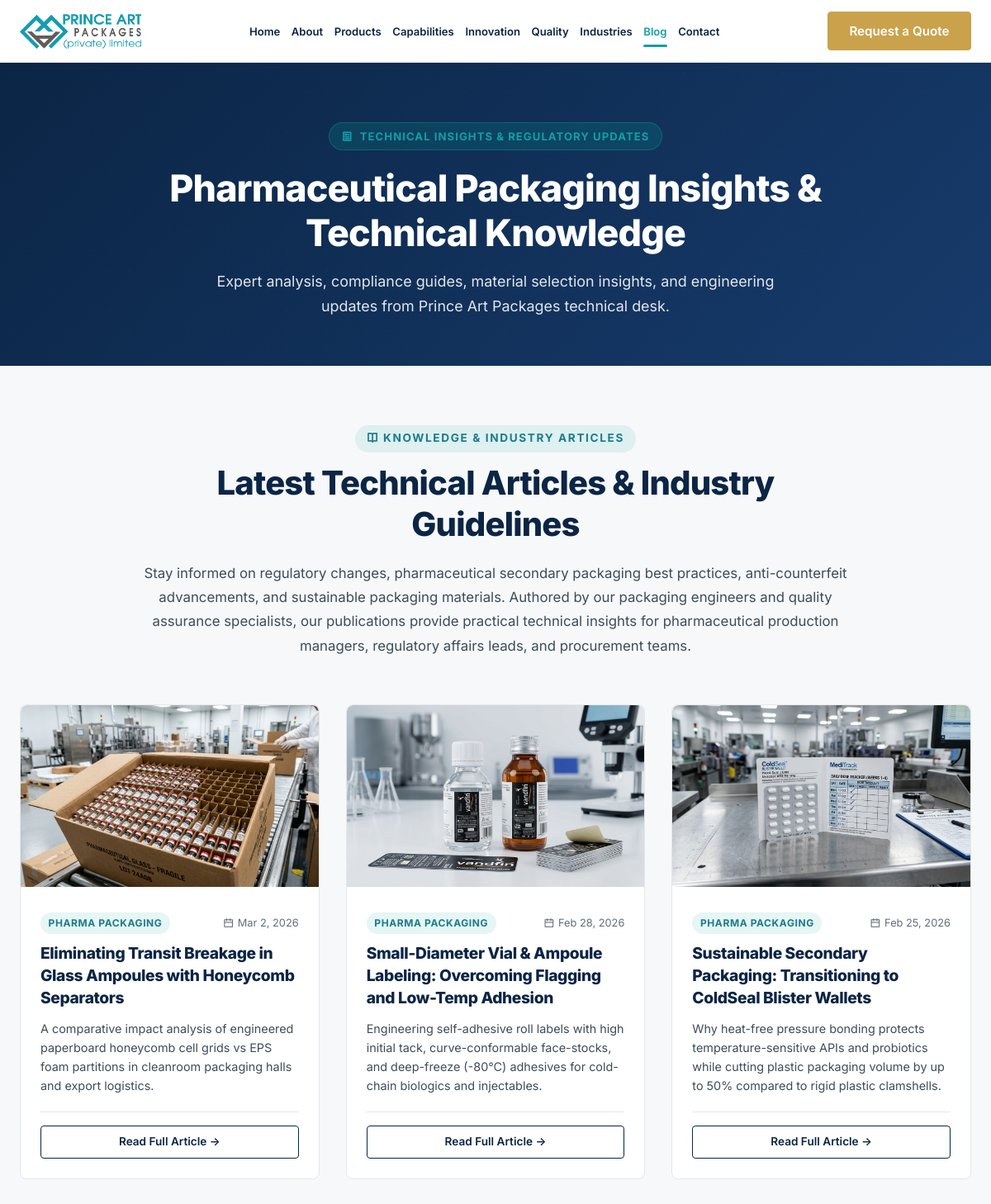
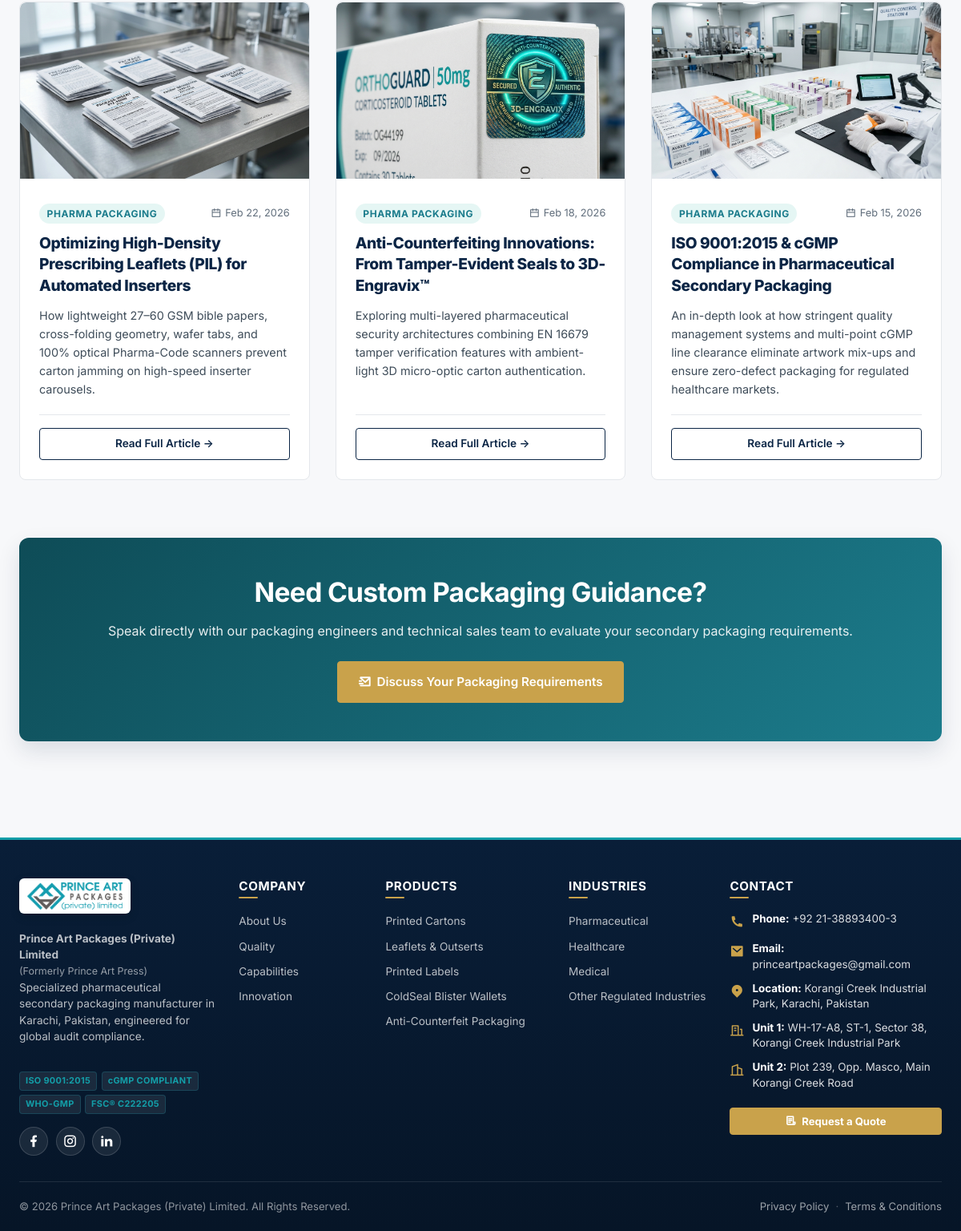
Page /public_site/blog.php on the committed database (2 pictures, top to bottom).
### tables this page shows
CREATE TABLE `nav_links` (
  `id` int(11) NOT NULL AUTO_INCREMENT,
  `label` varchar(100) NOT NULL,
  `url` varchar(500) NOT NULL,
  `sort_order` int(11) NOT NULL DEFAULT 0,
  `is_active` tinyint(1) NOT NULL DEFAULT 1,
  `open_new_tab` tinyint(1) NOT NULL DEFAULT 0,
  PRIMARY KEY (`id`),
  KEY `idx_nav_active_sort` (`is_active`,`sort_order`)
);

CREATE TABLE `cta_buttons` (
  `id` int(11) NOT NULL AUTO_INCREMENT,
  `page_id` int(11) NOT NULL,
  `label` varchar(150) NOT NULL,
  `url` varchar(500) NOT NULL,
  `action_type` varchar(20) NOT NULL DEFAULT 'link',
  `style` enum('btn-gold','btn-teal','btn-navy','btn-outline-navy') NOT NULL DEFAULT 'btn-gold',
  `icon` varchar(100) DEFAULT NULL,
  `placement` varchar(100) NOT NULL,
  `sort_order` int(11) NOT NULL DEFAULT 0,
  `is_active` tinyint(1) NOT NULL DEFAULT 1,
  PRIMARY KEY (`id`),
  KEY `idx_cta_page_placement` (`page_id`,`placement`),
  KEY `idx_cta_active_sort` (`is_active`,`sort_order`),
  CONSTRAINT `cta_buttons_ibfk_1` FOREIGN KEY (`page_id`) REFERENCES `pages` (`id`) ON DELETE CASCADE
);

CREATE TABLE `content_blocks` (
  `id` int(11) NOT NULL AUTO_INCREMENT,
  `page_id` int(11) NOT NULL,
  `block_key` varchar(100) NOT NULL,
  `block_type` enum('text','richtext','image') NOT NULL DEFAULT 'text',
  `content` text DEFAULT NULL,
  `sort_order` int(11) DEFAULT 0,
  PRIMARY KEY (`id`),
  UNIQUE KEY `unique_block_per_page` (`page_id`,`block_key`),
  CONSTRAINT `content_blocks_ibfk_1` FOREIGN KEY (`page_id`) REFERENCES `pages` (`id`) ON DELETE CASCADE
);

CREATE TABLE `blog_posts` (
  `id` int(11) NOT NULL AUTO_INCREMENT,
  `title` varchar(200) NOT NULL,
  `slug` varchar(200) NOT NULL,
  `excerpt` varchar(300) DEFAULT NULL,
  `content` text DEFAULT NULL,
  `image_path` varchar(255) DEFAULT NULL,
  `meta_title` varchar(160) DEFAULT NULL,
  `meta_description` varchar(300) DEFAULT NULL,
  `is_published` tinyint(1) DEFAULT 0,
  `published_at` timestamp NULL DEFAULT NULL,
  `created_at` timestamp NOT NULL DEFAULT current_timestamp(),
  PRIMARY KEY (`id`),
  UNIQUE KEY `slug` (`slug`),
  KEY `idx_posts_pub_date` (`is_published`,`published_at`)
);

### public_site/blog.php (the view, shortened to what this page needs)
<?php
$pageSlug = 'blog';
require __DIR__ . '/includes/header.php';
$pdo = get_db();
$posts = $pdo->query("SELECT * FROM blog_posts WHERE is_published = 1 ORDER BY published_at DESC LIMIT 12")->fetchAll();
?>
<section class="page-hero-section" style="background: linear-gradient(135deg, var(--navy-dark) 0%, #173b6c 100%); color: #ffffff; padding: 4.5rem 0 3.5rem 0; position: relative; overflow: hidden; text-align: center;">
  <div style="position: absolute; top: 0; left: 0; right: 0; bottom: 0; opacity: 0.05; background-image: radial-gradient(var(--teal-primary) 1px, transparent 1px); background-size: 24px 24px;"></div>
  <div class="container" style="position: relative; z-index: 2; max-width: 860px; margin: 0 auto;">
    <span class="hero-badge-item" style="display: inline-flex; align-items: center; gap: 0.5rem; background: rgba(0,168,150,0.18); color: var(--teal-brand); border: 1px solid rgba(0,168,150,0.35); padding: 0.35rem 0.9rem; border-radius: 30px; font-size: 0.82rem; font-weight: 700; letter-spacing: 0.08em; text-transform: uppercase; margin-bottom: 1.25rem;">
      <i class="ri-article-line"></i> <?= h(get_content('blog', 'hero_eyebrow', 'TECHNICAL INSIGHTS & REGULATORY UPDATES')) ?>
    </span>
    <h1 style="font-size: 2.8rem; font-weight: 800; color: #ffffff; line-height: 1.2; margin-bottom: 1rem;">
      <?= h(get_content('blog', 'hero_title', 'Pharmaceutical Packaging Insights & Technical Knowledge')) ?>
    </h1>
    <p style="font-size: 1.12rem; line-height: 1.7; color: rgba(255,255,255,0.88); margin: 0 auto; max-width: 720px;">
      <?= h(get_content('blog', 'hero_intro', 'Expert analysis, compliance guides, material selection insights, and engineering updates from Prince Art Packages technical desk.')) ?>
    </p>
  </div>
</section>
<section class="section" style="padding: 4.5rem 0; background: var(--bg-body);">
  <div class="container">
    <div class="section-header" style="text-align: center; max-width: 880px; margin: 0 auto 3.5rem auto;">
      <span class="section-subtitle" style="display: inline-block; font-size: 0.85rem; font-weight: 700; letter-spacing: 0.12em; color: var(--teal-primary); text-transform: uppercase; margin-bottom: 0.75rem; background: rgba(0,168,150,0.1); padding: 0.35rem 0.85rem; border-radius: 30px;">
        <i class="ri-book-open-line"></i> <?= h(get_content('blog', 'sec_subtitle', 'KNOWLEDGE & INDUSTRY ARTICLES')) ?>
      </span>
      <h2 style="font-size: 2.5rem; color: var(--navy-dark); font-weight: 800; line-height: 1.25; margin-bottom: 1.25rem;">
        <?= h(get_content('blog', 'sec_h2_title', 'Latest Technical Articles & Industry Guidelines')) ?>
      </h2>
      <p style="font-size: 1.05rem; line-height: 1.75; color: var(--text-body); margin: 0 auto;">
        <?= h(get_content('blog', 'sec_h2_intro', 'Stay informed on regulatory changes, pharmaceutical secondary packaging best practices, anti-counterfeit advancements, and sustainable packaging materials. Authored by our packaging engineers and quality assurance specialists, our publications provide practical technical insights for pharmaceutical production managers, regulatory affairs leads, and procurement teams.')) ?>
      </p>
    </div>
    <div class="grid-3-products" style="gap: 2rem;">
      <?php foreach ($posts as $post): ?>
        <div class="product-card" style="display: flex; flex-direction: column; height: 100%;">
          <a href="blog-post.php?slug=<?= urlencode($post['slug']) ?>" style="text-decoration: none; color: inherit; display: block; overflow: hidden; border-radius: 8px 8px 0 0;">
            <img src="<?= h($post['image_path']) ?>" class="card-img-top" alt="<?= h($post['title']) ?>" style="height: 220px; width: 100%; object-fit: cover; transition: transform 0.3s ease;">
          </a>
          <div class="card-body" style="padding: 1.5rem; display: flex; flex-direction: column; flex-grow: 1; justify-content: space-between;">
            <div>
              <div style="display: flex; align-items: center; justify-content: space-between; margin-bottom: 0.65rem; flex-wrap: wrap; gap: 0.5rem;">
                <span class="cert-pill" style="background: rgba(0,168,150,0.1); color: var(--teal-primary); font-size: 0.75rem; font-weight: 700; letter-spacing: 0.05em; padding: 0.2rem 0.6rem; border-radius: 20px;">
                  PHARMA PACKAGING
                </span>
                <span style="font-size: 0.8rem; color: var(--text-muted); display: flex; align-items: center; gap: 0.3rem;">
                  <i class="ri-calendar-line"></i> <?= h(date('M j, Y', strtotime($post['published_at']))) ?>
                </span>
              </div>
              <h3 class="card-title" style="font-size: 1.2rem; line-height: 1.4; color: var(--navy-dark); font-weight: 800; margin-bottom: 0.75rem;">
                <a href="blog-post.php?slug=<?= urlencode($post['slug']) ?>" style="text-decoration: none; color: inherit;">
                  <?= h($post['title']) ?>
                </a>
              </h3>
              <p style="font-size: 0.9rem; line-height: 1.6; color: var(--text-body); margin-bottom: 1.25rem;">
                <?= h($post['excerpt']) ?>
              </p>
            </div>
            <div class="btn-quote-wrapper" style="margin-top: auto; padding-top: 1rem; border-top: 1px solid var(--border-color);">
              <a href="blog-post.php?slug=<?= urlencode($post['slug']) ?>" class="btn btn-outline-navy btn-sm" style="width: 100%; text-align: center; justify-content: center;">
                Read Full Article &rarr;
              </a>
            </div>
          </div>
        </div>
      <?php endforeach; ?>
    </div>
    <div class="innovation-banner" style="margin-top: 4.5rem; text-align: center;">
      <h2 class="innovation-banner-heading">Need Custom Packaging Guidance?</h2>
      <p class="innovation-banner-desc">Speak directly with our packaging engineers and technical sales team to evaluate your secondary packaging requirements.</p>
      <?= render_cta_buttons('blog', 'blog_bottom', '<a href="contact.php" class="btn btn-gold innovation-banner-btn"><i class="ri-mail-send-line"></i> Discuss Your Packaging Requirements</a>') ?>
    </div>
  </div>
</section>
<?php require __DIR__ . '/includes/footer.php'; ?>

### public_site/includes/header.php (shortened to what this page needs)
<?php
require_once __DIR__ . '/../../includes/functions.php';
$navCurrent = $pageSlug ?? 'home';
$rawNav     = get_nav_links();
$navLinks   = [];
$seenNav    = [];
foreach ($rawNav as $l) {
    $norm = strtolower(trim($l['label'] ?? ''));
    if (!isset($seenNav[$norm])) {
        $seenNav[$norm] = true;
        $navLinks[] = $l;
    }
}
?>
<!DOCTYPE html>
<html lang="en">
<head>
  <link rel="stylesheet" href="assets/fonts/remixicon.css">
  <link rel="stylesheet" href="assets/css/prince-art.css?v=<?= file_exists(__DIR__ . '/../assets/css/prince-art.css') ? filemtime(__DIR__ . '/../assets/css/prince-art.css') : time() ?>">
</head>
<body>
  <header class="main-header">
    <div class="container header-inner">
      <a href="index" class="brand-logo"><img src="assets/images/logo.png" alt="Prince Art Packages (Private) Limited" class="brand-logo-img"></a>
      <nav>
        <ul class="nav-links">
          <?php if (!empty($navLinks)): ?>
            <?php foreach ($navLinks as $link): ?>
              <?php
                $cleanUrl = preg_replace('/\.php$/i', '', $link['url']);
                $cleanUrl = ($cleanUrl === 'index') ? 'index' : $cleanUrl;
                $linkSlug = basename($cleanUrl);
                $linkSlug = ($linkSlug === 'index' || $linkSlug === '') ? 'home' : $linkSlug;
                $isActive = ($navCurrent === $linkSlug);
              ?>
              <li>
                <a href="<?= h($cleanUrl) ?>"
                   class="<?= $isActive ? 'active' : '' ?>"
                   <?= $link['open_new_tab'] ? 'target="_blank" rel="noopener"' : '' ?>>
                  <?= h($link['label']) ?>
                </a>
              </li>
            <?php endforeach; ?>
          <?php endif; ?>
        </ul>
      </nav>
      <div class="header-actions">
        <?= render_cta_buttons('global', 'header', '<a href="contact" class="btn btn-gold btn-sm header-cta-btn">Request a Quote</a>') ?>
      </div>
    </div>
  </header>
  <main class="page-section active">

### includes/functions.php (shortened to what this page needs)
<?php
$_pac_content_cache  = [];
$_pac_cta_cache      = null;
function preload_content(string $pageSlug): void {
    global $_pac_content_cache;
    try {
        $pdo = get_db();
        $stmt = $pdo->prepare(
            "SELECT cb.block_key, cb.content
             FROM content_blocks cb
             JOIN pages p ON p.id = cb.page_id
             WHERE p.slug = ?"
        );
        $stmt->execute([$pageSlug]);
        $_pac_content_cache[$pageSlug] = [];
        while ($row = $stmt->fetch()) {
            $_pac_content_cache[$pageSlug][$row['block_key']] = $row['content'];
        }
    } catch (\Throwable $e) {
        $_pac_content_cache[$pageSlug] = [];
    }
}
function get_content(string $pageSlug, string $blockKey, string $fallback = ''): string {
    global $_pac_content_cache;
    if (!isset($_pac_content_cache[$pageSlug])) {
        preload_content($pageSlug);
    }
    $val = $_pac_content_cache[$pageSlug][$blockKey] ?? null;
    return clean_mojibake(($val !== null && $val !== '') ? $val : $fallback);
}
function clean_mojibake(?string $str): string {
    static $mojibakeMap = [
        "\xce\x93\xc3\x87\xc3\xb3" => '•',
        "\xce\x93\xc3\x87\xc3\xb4" => '–',
        "\xce\x93\xc3\x87\xc3\xb6" => '—',
        "\xce\x93\xc3\xa4\xc3\xb3" => '™',
        "\xce\x93\xc3\x87\xc3\x96" => '’',
        "\xce\x93\xc3\x87\xc2\xa3" => '“',
        "\xce\x93\xc3\x87\xc2\xa5" => '”',
        "\xc2\xba\xc2\xb0"         => '°',
        'ΓÇó' => '•',
        'ΓÇô' => '–',
        'ΓÇö' => '—',
        'Γäó' => '™',
        'ΓÇÖ' => '’',
        'ΓÇ£' => '“',
        'ΓÇ¥' => '”',
        '┬░'  => '°',
        'гÇó' => '•',
        'гÇô' => '–',
        'гÇö' => '—',
        'гäó' => '™',
        'гÇÖ' => '’',
    ];
    return str_replace(array_keys($mojibakeMap), array_values($mojibakeMap), $str);
}
function h(?string $value): string {
    return htmlspecialchars(clean_mojibake($value), ENT_QUOTES, 'UTF-8');
}
function preload_cta_buttons(): void {
    $_pac_cta_cache = [];
    try {
        $pdo = get_db();
        $rows = $pdo->query(
            "SELECT cb.*, p.slug AS page_slug
             FROM cta_buttons cb
             JOIN pages p ON p.id = cb.page_id
             WHERE cb.is_active = 1
             ORDER BY cb.sort_order ASC"
        )->fetchAll();
        foreach ($rows as $row) {
            $key = $row['page_slug'] . '|' . $row['placement'];
            $dedupeKey = $key . '|' . strtolower(trim($row['label']));
            if (!isset($_pac_cta_cache[$key])) {
                $_pac_cta_cache[$key] = [];
            }
            $_pac_cta_cache[$key][] = $row;
        }
    } catch (\Throwable $e) {
    }
}
function get_cta_buttons(string $pageSlug, string $placement): array {
    global $_pac_cta_cache;
    if ($_pac_cta_cache === null) {
        preload_cta_buttons();
    }
    $cacheKey = $pageSlug . '|' . $placement;
    return $_pac_cta_cache[$cacheKey] ?? [];
}
function render_cta_buttons(string $pageSlug, string $placement, string $fallbackHtml = ''): string {
    $buttons = get_cta_buttons($pageSlug, $placement);
    $html = '';
    foreach ($buttons as $btn) {
        $icon = !empty($btn['icon']) ? '<i class="' . h($btn['icon']) . '"></i> ' : '';
        $style = !empty($btn['style']) ? h($btn['style']) : 'btn-gold';
        $actionType = $btn['action_type'] ?? 'link';
        $sourceBtnLabel = h($btn['label']) . ' (' . ucfirst($pageSlug) . ' — ' . ucfirst($placement) . ')';
        $extraClass = '';
        $extraStyle = '';
        if ($placement === 'footer') {
            $extraClass = ' footer-cta-btn';
            $extraStyle = ' style="margin-top:0.65rem; cursor:pointer; width:100%; justify-content:center;"';
        } elseif ($placement === 'header') {
            $extraClass = ' header-cta-btn';
        }
        if ($actionType === 'submit' || $placement === 'form_submit') {
            $html .= '<button type="submit" class="btn ' . $style . $extraClass . '" style="width:100%;">' . $icon . h($btn['label']) . '</button>';
        } elseif ($actionType === 'popup') {
            $btnStyleAttr = ($placement === 'footer') ? $extraStyle : ' style="cursor:pointer;"';
            $html .= '<button type="button" class="btn ' . $style . $extraClass . ' open-rfq-modal" data-source-button="' . h($sourceBtnLabel) . '"' . $btnStyleAttr . '>' . $icon . h($btn['label']) . '</button>';
        } else {
            $html .= '<a href="' . h($btn['url']) . '" class="btn ' . $style . $extraClass . '"' . $extraStyle . '>' . $icon . h($btn['label']) . '</a>';
        }
    }
    return $html;
}
function get_nav_links(): array {
    try {
        $pdo = get_db();
        $raw = $pdo->query(
            "SELECT * FROM nav_links WHERE is_active = 1 ORDER BY sort_order ASC, id ASC"
        )->fetchAll();
        $deduped = [];
        $seen = [];
        foreach ($raw as $link) {
            $key = strtolower(trim($link['label']));
            if (!isset($seen[$key])) {
                $seen[$key] = true;
                $deduped[] = $link;
            }
        }
        $_pac_nav_cache = $deduped;
        return $_pac_nav_cache;
    } catch (\Throwable $e) {
        return [];
    }
}

### rows in the picture
nav_links: label "Home"
nav_links: label "About"
nav_links: label "Products"
nav_links: label "Capabilities"
nav_links: label "Innovation"
nav_links: label "Quality"
nav_links: label "Industries"
nav_links: label "Blog"
nav_links: label "Contact"
cta_buttons: label "Request a Quote"
content_blocks: block_key "KNOWLEDGE & INDUSTRY ARTICLES"
blog_posts: image_path (picture), published_at "Mar 2, 2026", title "Eliminating Transit Breakage in Glass Ampoules with Honeycomb Separators", excerpt "A comparative impact analysis of engineered paperboard honeycomb cell grids vs EPS foam partitions in cleanroom packaging halls and export logistics."
blog_posts: image_path (picture), published_at "Feb 28, 2026", title "Small-Diameter Vial & Ampoule Labeling: Overcoming Flagging and Low-Temp Adhesion", excerpt "Engineering self-adhesive roll labels with high initial tack, curve-conformable face-stocks, and deep-freeze (-80°C) adhesives for cold-chain biologics and injectables."
blog_posts: image_path (picture), published_at "Feb 25, 2026", title "Sustainable Secondary Packaging: Transitioning to ColdSeal Blister Wallets", excerpt "Why heat-free pressure bonding protects temperature-sensitive APIs and probiotics while cutting plastic packaging volume by up to 50% compared to rigid plastic clamshells."
blog_posts: image_path (picture), published_at "Feb 22, 2026", title "Optimizing High-Density Prescribing Leaflets (PIL) for Automated Inserters", excerpt "How lightweight 27–60 GSM bible papers, cross-folding geometry, wafer tabs, and 100% optical Pharma-Code scanners prevent carton jamming on high-speed inserter carousels."
blog_posts: image_path (picture), published_at "Feb 18, 2026", title "Anti-Counterfeiting Innovations: From Tamper-Evident Seals to 3D-Engravix™", excerpt "Exploring multi-layered pharmaceutical security architectures combining EN 16679 tamper verification features with ambient-light 3D micro-optic carton authentication."
blog_posts: image_path (picture), published_at "Feb 15, 2026", title "ISO 9001:2015 & cGMP Compliance in Pharmaceutical Secondary Packaging", excerpt "An in-depth look at how stringent quality management systems and multi-point cGMP line clearance eliminate artwork mix-ups and ensure zero-defect packaging for regulated healthcare markets."
cta_buttons: label "Discuss Your Packaging Requirements"
cta_buttons: label "Request a Quote"

### other values in the picture
$footerPhone "+92 21-38893400-3"
$footerEmail "princeartpackages@gmail.com"
